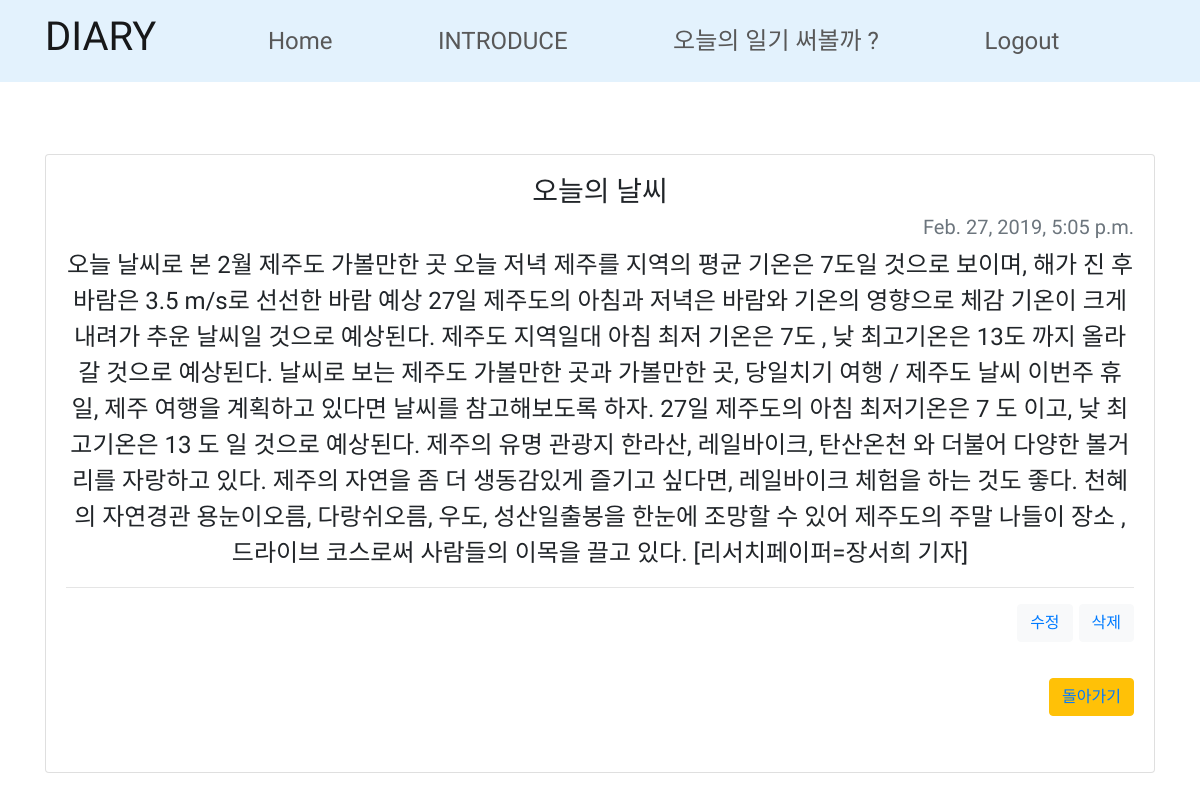
The page /18/ (signed in) on the database its author committed.
### diary_app_user/models.py (models this page shows, shortened)
class Diary(models.Model):
    title = models.CharField(max_length = 255)
    date = models.DateTimeField('date published')
    content = models.TextField()

### diary_app_user/views.py (the view)
# urls.py: path('<int:daily_id>/', views.detail, name = 'detail'),
@login_required
def detail(request, daily_id):
    diary_detail = get_object_or_404(Diary, pk = daily_id)
    return render(request, 'detail.html',{'diary_detail':diary_detail})

### diary_app_user/templates/detail.html (shortened to what this page needs)
<head>
        <link rel="stylesheet" href="https://stackpath.bootstrapcdn.com/bootstrap/4.3.1/css/bootstrap.min.css">
</head>
    <body>
            <nav class="navbar navbar-light" style="background-color: #e3f2fd;">
                    <div class="container">
                        <div class="navbar-header">
                            <a class="navbar-brand" href="#"><h1>DIARY</h1></a>
                        </div>
                        <a href = "{%url 'contents'%}" class="menu titlecolor">Home</a>
                        <a href="{%url 'introduce'%}" class="menu titlecolor">INTRODUCE</a>
                        <a href="{%url 'new'%}" class="menu titlecolor">오늘의 일기 써볼까 ?</a>
                        <a class="glyphicon glyphicon-log-in titlecolor" href="javascript:{document.getElementById('logout').submit()}">Logout</a>
                    </div>
                    </nav> <br><br>
        <div class = "container">
            <div class="card-deck">
                    <div class="card" style="width: 18rem;">
                        <div class="card-body">
                            <h3 class="card-title y">{{diary_detail.title}}</h3>
                            <h5 class="card-subtitle mb-2 text-muted x">{{diary_detail.date}}</h5>
                            <p class="card-text y">{{diary_detail.content}}
                            <hr>
                            <div style="text-align: right;">
                            <button type="button" class="btn btn-light text-secondary" ><a href="{%url 'edit' diary_detail.id%}">수정</a></button>
                            <button type="button" class="btn btn-light text-secondary"><a href="{%url 'delete' diary_detail.id%}">삭제</a></button><br>
                            <br>
                            <button type="button" class="btn btn-warning "><a href="{%url 'contents'%}">돌아가기</a></button><br>
                            </div>
                        </div>
                        <br>
                    </div>
            </div>
        </div>

### diary_app_user/templates/detail.html (style rules this page uses)
.menu { float: right; text-decoration: none; padding-right: 10px }
p { font-family:'Do Hyeon', sans-serif; }
.x { text-align: right; }
.y { text-align: center; }
body { font-family: 'Do Hyeon', sans-serif; font-size: 1.5em; }
.titlecolor { color:#585858; }

### rows shown on the page
Diary: title "오늘의 날씨", date "Feb. 27, 2019, 5:05 p.m.", content "오늘 날씨로 본 2월 제주도 가볼만한 곳 오늘 저녁 제주를 지역의 평균 기온은 7도일 것으로 보이며, 해가 진 후 바람은 3.5 m/s로 선선한 바람 예상 27일 제주도의 아침과 저녁은 바람와 기온의 영향으로 체감 기온이 크게 내려가 추운 날씨일 것으로 예상된다. 제주도 지역일대 아침 최저 기온은 7도 , 낮 최고기온은 13도 까지 올라갈 것으로 예상된다. 날씨로 보는 제주도 가볼만한 곳과 가볼만한 곳, 당일치기 여행 / 제주도 날씨 이번주 휴일, 제주 여행을 계획하고 있다면 날씨를 참고해보도록 하자. 27일 제주도의 아침 최저기온은 7 도 이고, 낮 최고기온은 13 도 일 것으로 예상된다. 제주의 유명 관광지 한라산, 레일바이크, 탄산온천 와 더불어 다양한 볼거리를 자랑하고 있다. 제주의 자연을 좀 더 생동감있게 즐기고 싶다면, 레일바이크 체험을 하는 것도 좋다. 천혜의 자연경관 용눈이오름, 다랑쉬오름, 우도, 성산일출봉을 한눈에 조망할 수 있어 제주도의 주말 나들이 장소 , 드라이브 코스로써 사람들의 이목을 끌고 있다. [리서치페이퍼=장서희 기자]"
